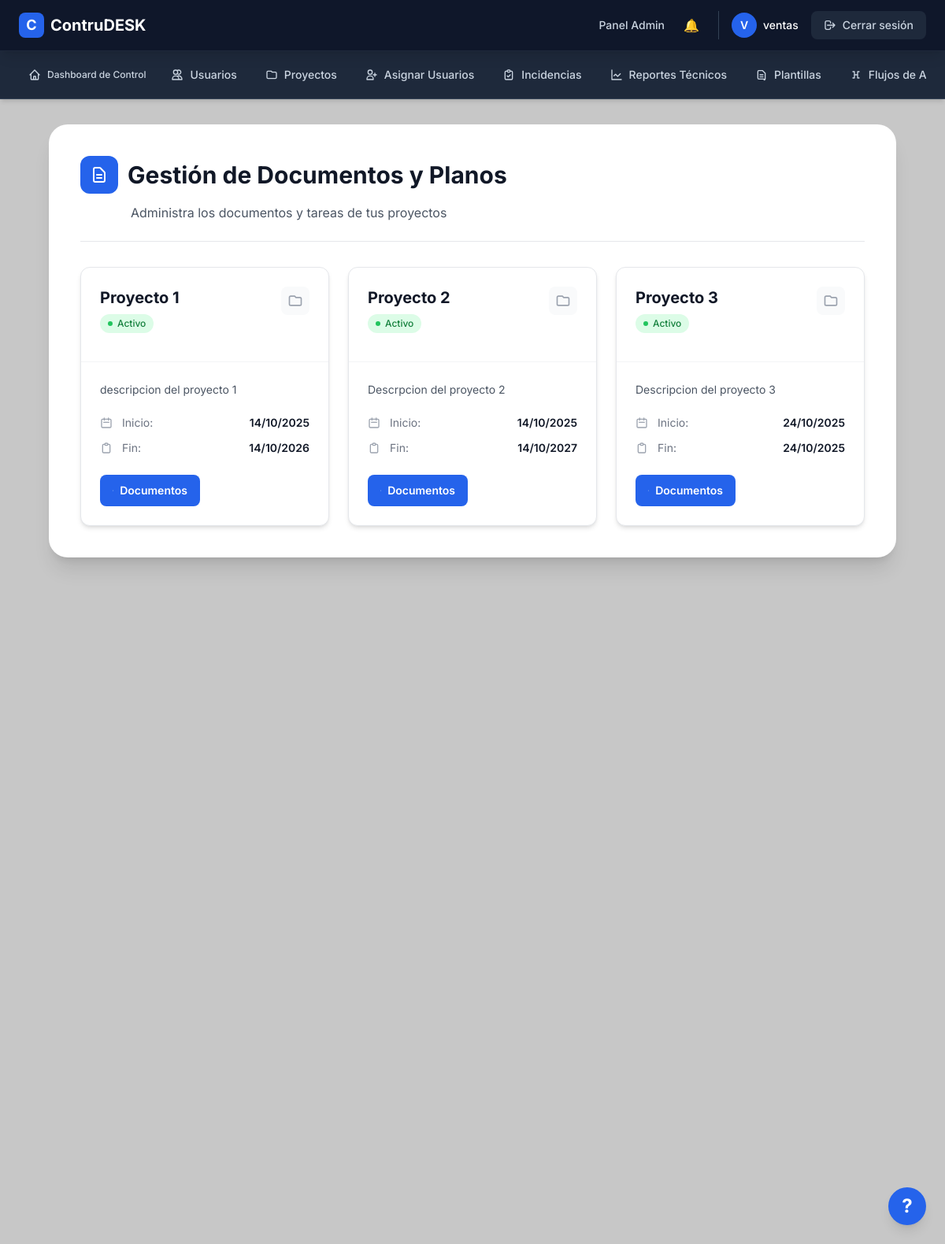
The page /lector/ (signed in) on the database its author committed.
### app/models.py (models this page shows, shortened)
class AdminUser(UserMixin, db.Model):
    __tablename__ = "admin_users"
    id = db.Column(db.Integer, primary_key=True)
    nombre = db.Column(db.String(120), nullable=False)
    email = db.Column(db.String(120), unique=True, nullable=False)
    password_hash = db.Column(db.String(255), nullable=False)
    roles = db.relationship('Role', secondary='user_roles', backref=db.backref('users', lazy='dynamic'))
    def has_role(self, role_name):
        return any(role.name == role_name for role in self.roles)
    @property
    def is_authenticated(self):
        return True

class Project(db.Model):
    __tablename__ = 'projects'
    id = db.Column(db.Integer, primary_key=True)
    name = db.Column(db.String(128), nullable=False)
    description = db.Column(db.Text)
    start_date = db.Column(db.DateTime, default=datetime.utcnow)
    end_date = db.Column(db.DateTime)
    progress = db.Column(db.Integer, default=0)
    status = db.Column(db.String(50), default='activo')  # Ej: activo, suspendido, finalizado
    archived = db.Column(db.Boolean, default=False)  # Indicador de archivo
    admin_comment = db.Column(db.Text)
    total_budget = db.Column(db.Float, default=0.0)
    budget_file = db.Column(db.String(255))
    schedule_file = db.Column(db.String(255))
    creator_id = db.Column(db.Integer, db.ForeignKey('admin_users.id'), nullable=False)
    creator = db.relationship('AdminUser', backref='created_projects')

### app/routes/lector.py (the view)
@lector_bp.route('/')
def lector_documentos():
    projects = Project.query.all()
    return render_template('lector/inicio.html', projects=projects)

### app/templates/lector/inicio.html (shortened to what this page needs)
{% extends "layout.html" %}
{% block content %}
<div class="min-h-screen py-8">
  <div class="container mx-auto px-4 sm:px-6 lg:px-8 max-w-[95%]">
    <div class="bg-white rounded-3xl shadow-xl p-6 sm:p-8 lg:p-10">
      <button id="helpButton"
        class="fixed bottom-6 right-6 bg-blue-600 text-white w-12 h-12 rounded-full shadow-lg z-50 hover:bg-blue-700 flex items-center justify-center text-2xl font-bold">
        ?
      </button>
      <div class="mb-8 pb-6 border-b border-gray-200">
        <div class="flex items-center gap-3 mb-3">
          <div class="p-3 bg-blue-600 rounded-xl">
            <svg class="w-6 h-6 text-white" fill="none" stroke="currentColor" viewBox="0 0 24 24">
              <path stroke-linecap="round" stroke-linejoin="round" stroke-width="2" d="M9 12h6m-6 4h6m2 5H7a2 2 0 01-2-2V5a2 2 0 012-2h5.586a1 1 0 01.707.293l5.414 5.414a1 1 0 01.293.707V19a2 2 0 01-2 2z"/>
            </svg>
          </div>
          <h1 class="text-3xl font-bold text-gray-900">Gestión de Documentos y Planos</h1>
        </div>
        <p class="text-gray-600 ml-16">Administra los documentos y tareas de tus proyectos</p>
      </div>
      <div class="grid grid-cols-1 sm:grid-cols-2 lg:grid-cols-3 gap-6">
        {% for project in projects %}
          <div class="bg-white rounded-xl shadow-md hover:shadow-xl transition-all duration-300 overflow-hidden border border-gray-200 group">
            <div class="p-6 border-b border-gray-100">
              <div class="flex items-start justify-between mb-3">
                <div class="flex-1">
                  <h3 class="text-xl font-bold text-gray-900 mb-1 line-clamp-2">{{ project.name }}</h3>
                  <span class="inline-flex items-center gap-1.5 px-2.5 py-1 text-xs font-medium rounded-full
                    {{ 'bg-green-100 text-green-700' if project.status == 'activo' else 'bg-gray-100 text-gray-600' }}">
                    <span class="w-1.5 h-1.5 rounded-full {{ 'bg-green-500' if project.status == 'activo' else 'bg-gray-400' }}"></span>
                    {{ project.status|capitalize }}
                  </span>
                </div>
                <div class="p-2 bg-gray-50 rounded-lg">
                  <svg class="w-5 h-5 text-gray-400" fill="none" stroke="currentColor" viewBox="0 0 24 24">
                    <path stroke-linecap="round" stroke-linejoin="round" stroke-width="2" d="M3 7v10a2 2 0 002 2h14a2 2 0 002-2V9a2 2 0 00-2-2h-6l-2-2H5a2 2 0 00-2 2z"/>
                  </svg>
                </div>
              </div>
            </div>
            <div class="p-6">
              <div class="mb-5">
                <p class="text-gray-600 text-sm leading-relaxed line-clamp-3">
                  {{ project.description[:100] }}{% if project.description|length > 100 %}...{% endif %}
                </p>
              </div>
              <div class="space-y-3 mb-6">
                <div class="flex items-center gap-3 text-sm">
                  <svg class="w-4 h-4 text-gray-400 flex-shrink-0" fill="none" stroke="currentColor" viewBox="0 0 24 24">
                    <path stroke-linecap="round" stroke-linejoin="round" stroke-width="2" d="M8 7V3m8 4V3m-9 8h10M5 21h14a2 2 0 002-2V7a2 2 0 00-2-2H5a2 2 0 00-2 2v12a2 2 0 002 2z"/>
                  </svg>
                  <span class="text-gray-500">Inicio:</span>
                  <span class="text-gray-900 font-semibold ml-auto">{{ project.start_date.strftime('%d/%m/%Y') }}</span>
                </div>
                <div class="flex items-center gap-3 text-sm">
                  <svg class="w-4 h-4 text-gray-400 flex-shrink-0" fill="none" stroke="currentColor" viewBox="0 0 24 24">
                    <path stroke-linecap="round" stroke-linejoin="round" stroke-width="2" d="M9 5H7a2 2 0 00-2 2v12a2 2 0 002 2h10a2 2 0 002-2V7a2 2 0 00-2-2h-2M9 5a2 2 0 002 2h2a2 2 0 002-2M9 5a2 2 0 012-2h2a2 2 0 012 2"/>
                  </svg>
                  <span class="text-gray-500">Fin:</span>
                  <span class="text-gray-900 font-semibold ml-auto">
                    {% if project.end_date %}
                      {{ project.end_date.strftime('%d/%m/%Y') }}
                    {% else %}
                      <span class="text-gray-400 italic">Sin definir</span>
                    {% endif %}
                  </span>
                </div>
              </div>
              <div class="grid grid-cols-2 gap-3">
                <a href="{{ url_for('lector.view_documents', project_id=project.id) }}"
                   class="inline-flex items-center justify-center gap-2 bg-blue-600 text-white px-4 py-2.5 rounded-lg text-sm font-semibold hover:bg-blue-700 transition-all duration-200">
                  <span>Documentos</span>
                </a>
              </div>
            </div>
          </div>
        {% endfor %}
      </div>
    </div>
  </div>
</div>
{% endblock %}

### app/templates/layout.html (shortened to what this page needs)
<!DOCTYPE html>
<html lang="es">
<head>
  <script src="https://cdn.tailwindcss.com"></script>
</head>
<body class="min-h-screen flex flex-col">
  <header class="w-full bg-slate-900 border-b border-slate-800 sticky top-0 z-50 shadow-lg">
    <div class="max-w-full mx-auto px-3 sm:px-4 lg:px-6">
      <div class="flex items-center justify-between h-16">
        <a href="{{ url_for('main.index') }}" class="flex items-center gap-2 group">
          <div class="w-8 h-8 bg-blue-600 rounded-lg flex items-center justify-center group-hover:bg-blue-700 transition-colors">
            <span class="text-white font-bold text-lg">C</span>
          </div>
          <span class="text-xl font-bold text-white hidden sm:inline">
            ContruDESK
          </span>
        </a>
        <nav class="hidden lg:flex items-center gap-6">
          {% if current_user.is_authenticated %}
            {% if current_user.has_role('admin') %}
              <a href="{{ url_for('admin.admin_dashboard') }}" class="text-sm text-slate-300 hover:text-white transition-colors font-medium">
                Panel Admin
              </a>
              <a href="{{ url_for('admin.notificaciones') }}" class="relative">
                🔔
                {% set unread = current_user.system_notifications | selectattr("read", "equalto", False) | list | length %}
              </a>
            {% elif current_user.has_role('editor') %}
              <a href="{{ url_for('editor.editor_dashboard') }}" class="text-sm text-slate-300 hover:text-white transition-colors font-medium">
                Dashboard Editor
              </a>
            {% elif current_user.has_role('miembro') %}
              <a href="{{ url_for('miembro.miembro_dashboard') }}" class="text-sm text-slate-300 hover:text-white transition-colors font-medium">
                Dashboard Miembro
              </a>
            {% elif current_user.has_role('lector') %}
            {% else %}
              <a href="{{ url_for('main.index') }}" class="text-sm text-slate-300 hover:text-white transition-colors font-medium">
                Inicio
              </a>
            {% endif %}
            <div class="flex items-center gap-4 pl-4 border-l border-slate-700">
              <div class="flex items-center gap-2">
                <div class="w-8 h-8 bg-blue-600 rounded-full flex items-center justify-center">
                  <span class="text-white text-sm font-semibold">{{ current_user.nombre[0]|upper }}</span>
                </div>
                <span class="text-sm text-white font-medium">{{ current_user.nombre }}</span>
              </div>
              <a href="{{ url_for('auth.logout') }}" class="inline-flex items-center gap-2 px-4 py-2 bg-slate-800 hover:bg-slate-700 text-slate-300 hover:text-white rounded-lg text-sm font-medium transition-colors">
                <svg class="w-4 h-4" fill="none" stroke="currentColor" viewBox="0 0 24 24">
                  <path stroke-linecap="round" stroke-linejoin="round" stroke-width="2" d="M17 16l4-4m0 0l-4-4m4 4H7m6 4v1a3 3 0 01-3 3H6a3 3 0 01-3-3V7a3 3 0 013-3h4a3 3 0 013 3v1"/>
                </svg>
                Cerrar sesión
              </a>
            </div>
          {% else %}
            <a href="{{ url_for('auth.login') }}" class="inline-flex items-center gap-2 px-4 py-2 bg-blue-600 hover:bg-blue-700 text-white rounded-lg text-sm font-semibold transition-colors">
              Iniciar Sesión
            </a>
          {% endif %}
        </nav>
      </div>
    </div>
  </header>
  {% if current_user.is_authenticated %}
    <nav class="bg-slate-800 border-b border-slate-700 shadow-md">
      <div class="max-w-full mx-auto px-3 sm:px-4 lg:px-6">
        <div class="hidden md:flex items-center gap-1 py-3 overflow-x-auto">
          {% if current_user.has_role('admin') %}
            <a href="{{ url_for('admin.dashboard_control') }}" class="inline-flex items-center gap-2 px-3 py-2 text-xs font-medium text-slate-300 hover:text-white hover:bg-slate-700 rounded-lg transition-colors whitespace-nowrap">
                <svg class="w-4 h-4" fill="none" stroke="currentColor" viewBox="0 0 24 24">
                  <path stroke-linecap="round" stroke-linejoin="round" stroke-width="2" d="M3 12l2-2m0 0l7-7 7 7M5 10v10a1 1 0 001 1h3m10-11l2 2m-2-2v10a1 1 0 01-1 1h-3m-6 0a1 1 0 001-1v-4a1 1 0 011-1h2a1 1 0 011 1v4a1 1 0 001 1m-6 0h6"/>
                </svg>
                Dashboard de Control
            </a>
            <a href="{{ url_for('admin.usuarios') }}" class="inline-flex items-center gap-2 px-4 py-2 text-sm font-medium text-slate-300 hover:text-white hover:bg-slate-700 rounded-lg transition-colors whitespace-nowrap">
              <svg class="w-4 h-4" fill="none" stroke="currentColor" viewBox="0 0 24 24">
                <path stroke-linecap="round" stroke-linejoin="round" stroke-width="2" d="M12 4.354a4 4 0 110 5.292M15 21H3v-1a6 6 0 0112 0v1zm0 0h6v-1a6 6 0 00-9-5.197M13 7a4 4 0 11-8 0 4 4 0 018 0z"/>
              </svg>
              Usuarios
            </a>
            <a href="{{ url_for('admin.list_projects') }}" class="inline-flex items-center gap-2 px-4 py-2 text-sm font-medium text-slate-300 hover:text-white hover:bg-slate-700 rounded-lg transition-colors whitespace-nowrap">
              <svg class="w-4 h-4" fill="none" stroke="currentColor" viewBox="0 0 24 24">
                <path stroke-linecap="round" stroke-linejoin="round" stroke-width="2" d="M3 7v10a2 2 0 002 2h14a2 2 0 002-2V9a2 2 0 00-2-2h-6l-2-2H5a2 2 0 00-2 2z"/>
              </svg>
              Proyectos
            </a>
            <a href="{{ url_for('admin.assign_user_to_project') }}" class="inline-flex items-center gap-2 px-4 py-2 text-sm font-medium text-slate-300 hover:text-white hover:bg-slate-700 rounded-lg transition-colors whitespace-nowrap">
              <svg class="w-4 h-4" fill="none" stroke="currentColor" viewBox="0 0 24 24">
                <path stroke-linecap="round" stroke-linejoin="round" stroke-width="2" d="M18 9v3m0 0v3m0-3h3m-3 0h-3m-2-5a4 4 0 11-8 0 4 4 0 018 0zM3 20a6 6 0 0112 0v1H3v-1z"/>
              </svg>
              Asignar Usuarios
            </a>
            <a href="{{ url_for('admin.listar_incidencias') }}" class="inline-flex items-center gap-2 px-4 py-2 text-sm font-medium text-slate-300 hover:text-white hover:bg-slate-700 rounded-lg transition-colors whitespace-nowrap">
              <svg class="w-4 h-4" fill="none" stroke="currentColor" viewBox="0 0 24 24">
                <path stroke-linecap="round" stroke-linejoin="round" stroke-width="2" d="M9 5H7a2 2 0 00-2 2v12a2 2 0 002 2h10a2 2 0 002-2V7a2 2 0 00-2-2h-2M9 5a2 2 0 002 2h2a2 2 0 002-2M9 5a2 2 0 012-2h2a2 2 0 012 2m-6 9l2 2 4-4"/>
              </svg>
              Incidencias
            </a>
            <a href="{{ url_for('admin.ver_reportes') }}"
              class="inline-flex items-center gap-2 px-4 py-2 text-sm font-medium text-slate-300
                      hover:text-white hover:bg-slate-700 rounded-lg transition-colors whitespace-nowrap">
              <svg xmlns="http://www.w3.org/2000/svg"
                  fill="none" viewBox="0 0 24 24" stroke-width="2" stroke="currentColor"
                  class="w-4 h-4">
                <path stroke-linecap="round" stroke-linejoin="round"
                      d="M3 3v18h18M7 14l3-3 4 4 5-5"/>
              </svg>
              Reportes Técnicos
            </a>
            <a href="{{ url_for('admin.plantillas') }}"
              class="inline-flex items-center gap-2 px-4 py-2 text-sm font-medium text-slate-300
                      hover:text-white hover:bg-slate-700 rounded-lg transition-colors whitespace-nowrap">
              <svg xmlns="http://www.w3.org/2000/svg"
                  fill="none" viewBox="0 0 24 24" stroke-width="2" stroke="currentColor"
                  class="w-4 h-4">
                <path stroke-linecap="round" stroke-linejoin="round"
                      d="M9 12h6m-6 4h6m2 4H7a2 2 0 01-2-2V6a2 2 0 012-2h7l5 5v11a2 2 0 01-2 2z" />
              </svg>
              Plantillas
            </a>
            <a href="{{ url_for('admin.flujos_aprobacion') }}"
              class="inline-flex items-center gap-2 px-4 py-2 text-sm font-medium text-slate-300
                      hover:text-white hover:bg-slate-700 rounded-lg transition-colors whitespace-nowrap">
              <svg xmlns="http://www.w3.org/2000/svg"
                  fill="none" viewBox="0 0 24 24" stroke-width="2" stroke="currentColor"
                  class="w-4 h-4">
                <path stroke-linecap="round" stroke-linejoin="round"
                      d="M6 6h3m6 0h3m-9 0v12m6-12v12M6 18h3m6 0h3M9 12h6" />
              </svg>
              Flujos de Aprobación
            </a>
          {% endif %}
        </div>
      </div>
    </nav>
  {% endif %}
  <main class="flex-grow">
    {% block content %}{% endblock %}
  </main>
</body>
</html>

### app/templates/layout.html (style rules this page uses)
body { font-family: 'Inter', sans-serif !important; background-color: #c7c7c7 !important; }

### rows shown on the page
AdminUser: nombre "V", nombre "ventas"
Project: name "Proyecto 1", status "Activo", description "descripcion del proyecto 1", start_date "14/10/2025", end_date "14/10/2026"
Project: name "Proyecto 2", status "Activo", description "Descrpcion del proyecto 2", start_date "14/10/2025", end_date "14/10/2027"
Project: name "Proyecto 3", status "Activo", description "Descripcion del proyecto 3", start_date "24/10/2025", end_date "24/10/2025"
